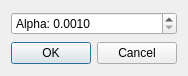
<?xml version="1.0" encoding="UTF-8"?>
<ui version="4.0">
 <class>alphaDialog</class>
 <widget class="QDialog" name="alphaDialog">
  <property name="geometry">
   <rect>
    <x>0</x>
    <y>0</y>
    <width>186</width>
    <height>76</height>
   </rect>
  </property>
  <property name="windowTitle">
   <string>Alpha</string>
  </property>
  <property name="windowIcon">
   <iconset theme="QIcon::ThemeIcon::MailMessageNew"/>
  </property>
  <layout class="QGridLayout" name="gridLayout">
   <item row="2" column="1">
    <widget class="QDialogButtonBox" name="buttonBox">
     <property name="orientation">
      <enum>Qt::Orientation::Horizontal</enum>
     </property>
     <property name="standardButtons">
      <set>QDialogButtonBox::StandardButton::Cancel|QDialogButtonBox::StandardButton::Ok</set>
     </property>
    </widget>
   </item>
   <item row="0" column="1">
    <widget class="QDoubleSpinBox" name="doubleSpinBox">
     <property name="sizePolicy">
      <sizepolicy hsizetype="Minimum" vsizetype="Fixed">
       <horstretch>0</horstretch>
       <verstretch>0</verstretch>
      </sizepolicy>
     </property>
     <property name="prefix">
      <string>Alpha: </string>
     </property>
     <property name="decimals">
      <number>4</number>
     </property>
     <property name="minimum">
      <double>0.001000000000000</double>
     </property>
     <property name="maximum">
      <double>0.999900000000000</double>
     </property>
     <property name="singleStep">
      <double>0.010000000000000</double>
     </property>
    </widget>
   </item>
  </layout>
 </widget>
 <resources/>
 <connections>
  <connection>
   <sender>buttonBox</sender>
   <signal>accepted()</signal>
   <receiver>alphaDialog</receiver>
   <slot>accept()</slot>
   <hints>
    <hint type="sourcelabel">
     <x>248</x>
     <y>254</y>
    </hint>
    <hint type="destinationlabel">
     <x>157</x>
     <y>274</y>
    </hint>
   </hints>
  </connection>
  <connection>
   <sender>buttonBox</sender>
   <signal>rejected()</signal>
   <receiver>alphaDialog</receiver>
   <slot>reject()</slot>
   <hints>
    <hint type="sourcelabel">
     <x>316</x>
     <y>260</y>
    </hint>
    <hint type="destinationlabel">
     <x>286</x>
     <y>274</y>
    </hint>
   </hints>
  </connection>
 </connections>
</ui>
